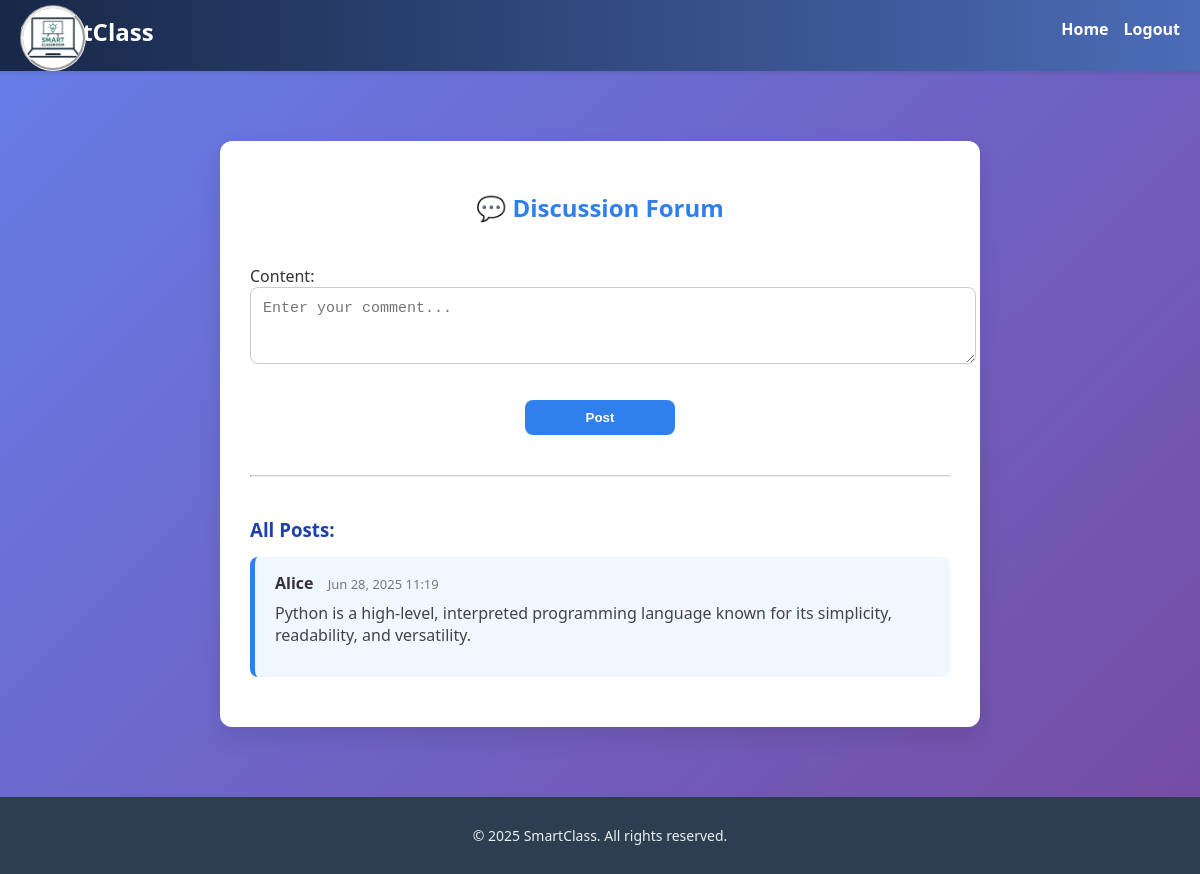
/discussion/ (signed in), run on an earlier commit of the app's database.
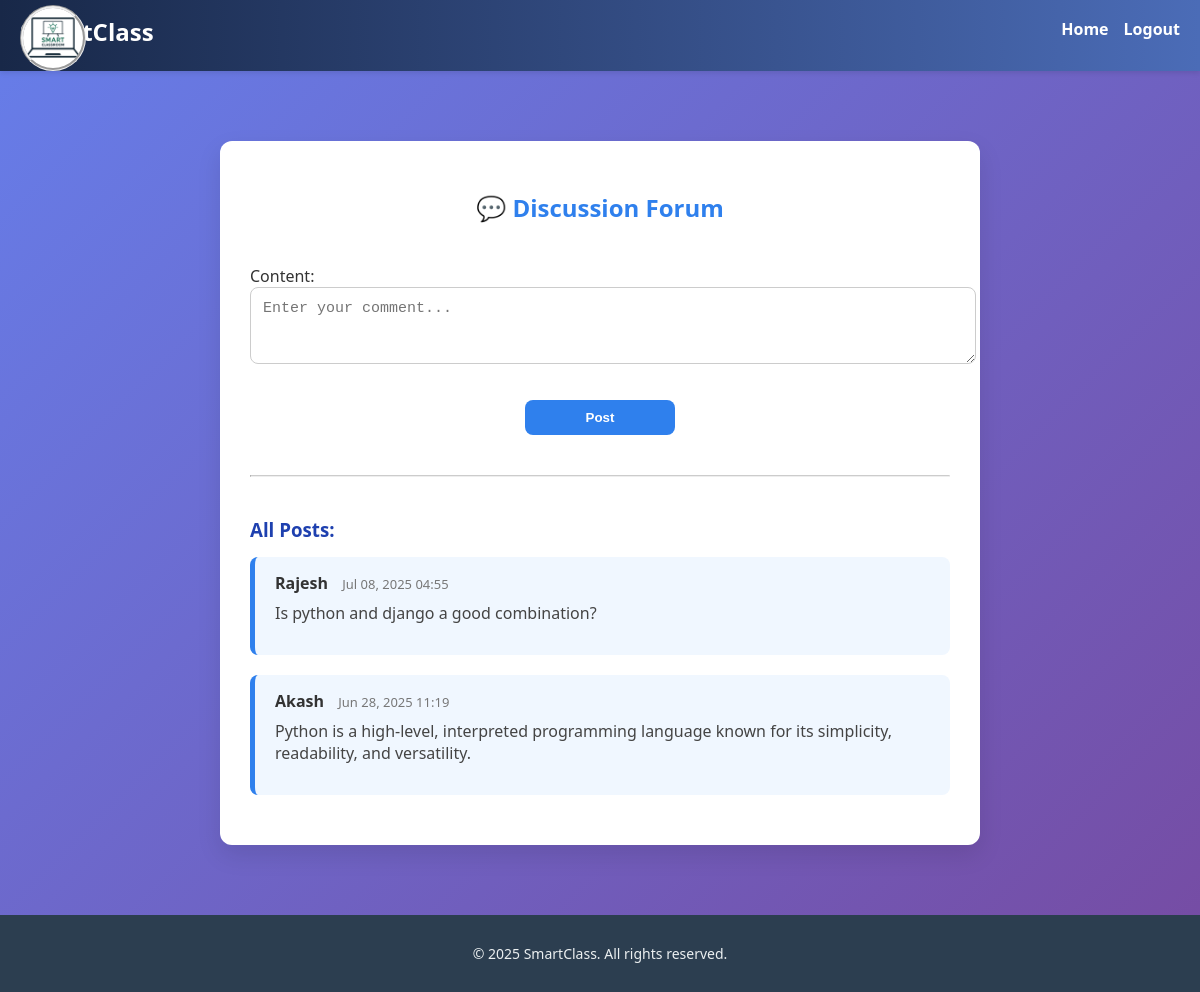
And on a later commit of the database.
### core/models.py (models this page shows, shortened)
class Discussion(models.Model):
    user = models.ForeignKey(User, on_delete=models.CASCADE)
    content = models.TextField()
    posted_at = models.DateTimeField(auto_now_add=True)

### core/views.py (the view)
# urls.py: path('discussion/', views.discussion_view, name='discussion'),
@login_required
def discussion_view(request):
    discussions = Discussion.objects.all().order_by('-posted_at')
    if request.method == 'POST':
        form = DiscussionForm(request.POST)
        if form.is_valid():
            comment = form.save(commit=False)
            comment.user = request.user
            comment.save()
            return redirect('discussion')
    else:
        form = DiscussionForm()
    return render(request, 'core/discussion.html', {'form': form, 'discussions': discussions})

### core/forms.py
class DiscussionForm(forms.ModelForm):
    class Meta:
        model = Discussion
        fields = ['content']
        widgets = {
            'content': forms.Textarea(attrs={'rows': 3, 'placeholder': 'Enter your comment...'})
        }

### core/templates/core/discussion.html (shortened to what this page needs)
{% extends "core/base.html" %}
{% block content %}
<div class="forum-container">
  <h2>💬 Discussion Forum</h2>
  <form method="post">
    {{ form.as_p }}
    <button type="submit">Post</button>
  </form>
  <hr>
  <h3>All Posts:</h3>
  {% for d in discussions %}
    <div class="discussion">
      <strong>{{ d.user.username }}</strong>
      <small>{{ d.posted_at|date:"M d, Y H:i" }}</small>
      <p>{{ d.content }}</p>
    </div>
  {% empty %}
    <p>No discussions yet.</p>
  {% endfor %}
</div>
{% endblock %}

What changed in the data, as far as the page shows it:
added Discussion: user.username "Rajesh", posted_at "Jul 08, 2025 04:55", content "Is python and django a good combination?"
changed through a linked row, Discussion: user.username "Alice" → "Akash"
